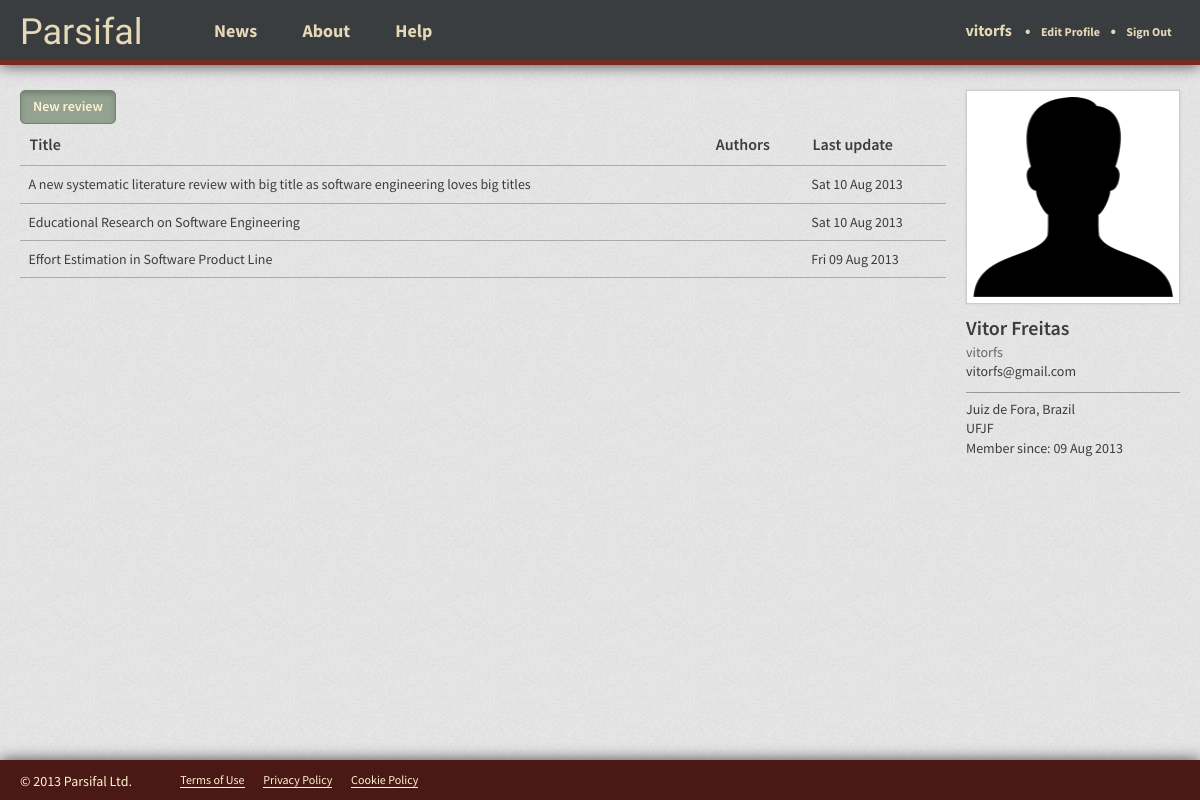
Screenshot of /vitorfs/ (signed in) with the database file from the repository.
### reviews/models.py (models this page shows, shortened)
class Review(models.Model):
  short_name = models.CharField(max_length=50)
  title = models.CharField(max_length=200)
  description = models.CharField(max_length=500)
  user = models.ForeignKey(User)
  create_date = models.DateTimeField(auto_now_add=True, blank=True)
  last_update = models.DateTimeField()
  co_authors = models.ManyToManyField(User, related_name="co+")
  class Meta:
      verbose_name = "Review"
      verbose_name_plural = "Reviews"

### reviews/views.py (the view)
@login_required
def reviews(request, username):
  context = RequestContext(request)
  user = get_object_or_404(User, username=username)
  user_reviews = Review.objects.filter(user__id=user.id).order_by('-last_update',)
  context = RequestContext(request, {'user_reviews': user_reviews, 'page_user': user})
  return render_to_response('reviews/reviews.html', context)

### reviews/templates/reviews/reviews.html (shortened to what this page needs)
{% extends 'base_app.html' %}
{% block head_extra %}
  <link href="{{ STATIC_URL }}css/reviews.css" rel="stylesheet" media="screen">
{% endblock head_extra %}
{% block content %}
  <div class="clearfix">
    <div class="reviews">
      {% if user.username == page_user.username %}
        <a href="/reviews/new/" class="btn btn-success">New review</a>
      {% else %}
        <button type="button" class="btn">Follow {{ page_user.username }}</button>
      {% endif %}
      {% if user_reviews %}
        <table class="table">
          <thead>
            <tr>
              <th>Title</th>
              <th>Authors</th>
              <th>Last update</th>
            </tr>
          </thead>
          <tbody>
            {% for review in user_reviews %}
              <tr onclick="document.location.href='/{{ page_user.username }}/{{ review.short_name }}/';">
                <td>{{ review.title }}</td>
                <td>{{ review.user__first_name }}</td>
                <td>{{ review.last_update|date:"D d M Y" }}</td>
              </tr>
            {% endfor %}
          </tbody>
        </table>
      {% endif %}
    </div>
    <div class="profile">
      <div class="picture">
        <img src="{{ STATIC_URL }}img/user.png" width="200px" height="200px">
      </div>
      <ul>
        <li class="full-name">{{ page_user.get_full_name }}</li>
        <li class="username">{{ page_user.username }}</li>
        <li>{{ page_user.email }}</li>
        <li class="divider"></li>
        <li>Juiz de Fora, Brazil</li>
        <li>UFJF</li>
        <li>Member since: {{ page_user.date_joined|date:"d M Y" }}</li>
      </ul>
    </div>
  </div>
{% endblock content %}

### templates/base_app.html (shortened to what this page needs)
<!DOCTYPE html>
<html>
<head>
  <link href="{{ STATIC_URL }}css/style_app.css" rel="stylesheet" media="screen">
  {% block head_extra %}
  {% endblock head_extra %}
</head>
<body>
  <header class="wrapper">
    <h1><a href="/">Parsifal</a></h1>
    <nav class="menu">
      <a href="#">News</a>
      <a href="#">About</a>
      <a href="#">Help</a>
    </nav>
    {% if user.is_authenticated %}
      <nav class="signedin">
        <a href="/{{ user.username }}/" class="user">{{ user.username }}</a>
        <span class="bullet">&bull;</span>
        <a href="/{{ user.username }}/edit/">Edit Profile</a>
        <span class="bullet">&bull;</span>
        <a href="/signout/">Sign Out</a>
      </nav>
    {% else %}
      <div class="signin">
        <a href="/signin/">Sign in</a>
      </div>
    {% endif %}
  </header>
  <section class="content wrapper">
    {% block content %}
    {% endblock content %}
    <div class="push"></div>
  </section>
  <footer class="wrapper">
    <p>© 2013 Parsifal Ltd.</p>
    <ul>
      <li><a href="#">Terms of Use</a></li>
      <li><a href="#">Privacy Policy</a></li>
      <li><a href="#">Cookie Policy</a></li>
    </ul>
  </footer>
</body>
</html>

### static/css/style_app.css (style rules this page uses)
* { -moz-box-sizing: border-box; -webkit-box-sizing: border-box; box-sizing: border-box; }
html, body { height: 100%; }
body { background: url("../img/ticks.png"); color: #3A3D40; font-family: "Source Sans Pro", Tahoma, Arial, sans-serif; font-weight: 400; font-size: 62.5%; }
header { background: #3A3D40; height: 65px; border-bottom: 5px solid #732B22; position: fixed; width: 100%; box-shadow: 0 0px 15px rgba(0, 0, 0, 0.7); }
header h1 { font-family: Playball, cursive; font-size: 3.6em; float: left; padding-top: .4em; font-weight: 400; margin: 0; }
header h1 a { color: #E6D9B8; text-decoration: none; }
header nav.menu { float: left; padding-top: 2.2em; padding-left: 5em; }
header nav.menu a { padding: 0 1.2em; color: #E6D9B8; text-decoration: none; font-size: 1.8em; font-weight: bold; }
header nav.signedin { padding-top: 2.2em; float: right; }
header nav.signedin span.bullet { color: #E6D9B8; font-size: 1.6em; font-weight: bold; }
header nav.signedin a { color: #E6D9B8; text-decoration: none; font-size: 1.2em; padding: 0 .7em; font-weight: bold; }
header nav.signedin a.user { font-size: 1.6em; }
.wrapper { width: 100%; padding: 0 20px; }
.content { padding: 90px 20px 20px; min-height: 100%; height: auto !important; height: 100%; margin: 0 auto -40px; }
footer { background-color: #4A1916; height: 40px; box-shadow: 0 0px 15px rgba(0, 0, 0, 0.7); }
footer p { padding-top: 1em; color: #FFF3D0; font-size: 1.4em; font-weight: 400; float: left; margin: 0; }
footer ul { float: left; padding-top: 1.4em; padding-left: 2em; }
footer ul li { display: inline; font-size: 1.2em; padding: 0 .7em; }
footer ul li a { color: #FFF3D0; border-bottom: 1px solid; }
.push { height: 40px; }
ul { margin-left: 20px; }
ul li { font-size: 1.4em; padding: .2em 0; list-style: square; }

### reviews/static/css/reviews.css (style rules this page uses)
.reviews { float: left; width: -moz-calc(100% - 234px); width: -webkit-calc(100% - 234px); width: calc(100% - 234px); }
.profile { width: 214px; margin-left: 20px; float: left; }
.profile .picture { width: 214px; height: 214px; background: #FFF; border: 1px solid #CCC; margin: 0 auto; padding: 6px; box-shadow: 0 0 3px #CCC; }
.profile ul { margin: 1em 0 0 0; }
.profile ul li { font-size: 1.4em; padding: .2em 0; list-style: none; }
.profile .full-name { font-size: 2em; font-weight: 600; }
.profile .username { color: #666; }
.profile ul li.divider { border-bottom: 1px solid #999; margin: .4em 0; }

### static/css/clearfix.css (style rules this page uses)
.clearfix:before, .clearfix:after { content: ""; display: table; }
.clearfix:after { clear: both; }
.clearfix { zoom: 1; }

### static/css/button.css (style rules this page uses)
.btn { border: 1px solid #516465; border-radius: 5px; cursor: pointer; background-color: #728A8B; color: #FFF3D0; font-size: 14px; padding: 6px 12px; box-shadow: 0px 3px 5px 0px #516465 inset; display: inline-block; margin-bottom: 0; font-weight: 600; line-height: 1.4em; }
.btn-success { border-color: #758373; background-color: #94A390; box-shadow: 0px 3px 5px 0px #758373 inset; }

### static/css/table.css (style rules this page uses)
.table { width: 100%; border-collapse: collapse; border-spacing: 0; }
.table td, .table th { font-size: 1.4em; padding: .8em .6em; text-align: left; }
.table thead tr th { font-size: 1.6em; font-weight: 600; }
.table tr { border-bottom: 1px solid #AAA; }

### static/css/typography.css (style rules this page uses)
h1, h2, h3, h4, h5, h6 { font-weight: 600; }
h1 { font-size: 2.5em; margin-bottom: .5em; }
a { color: #55899B; text-decoration: none; }
p { font-size: 1.4em; margin-bottom: .7em; }

### rows the page displays
Review: title "A new systematic literature review with big title as software engineering loves big titles", last_update "Sat 10 Aug 2013"
Review: title "Educational Research on Software Engineering", last_update "Sat 10 Aug 2013"
Review: title "Effort Estimation in Software Product Line", last_update "Fri 09 Aug 2013"

### other values shown
{{ user.username }} "vitorfs"
{{ page_user.get_full_name }} "Vitor Freitas"
{{ page_user.username }} "vitorfs"
{{ page_user.email }} "vitorfs@gmail.com"
{{ page_user.date_joined|date:"d M Y" }} "09 Aug 2013"
